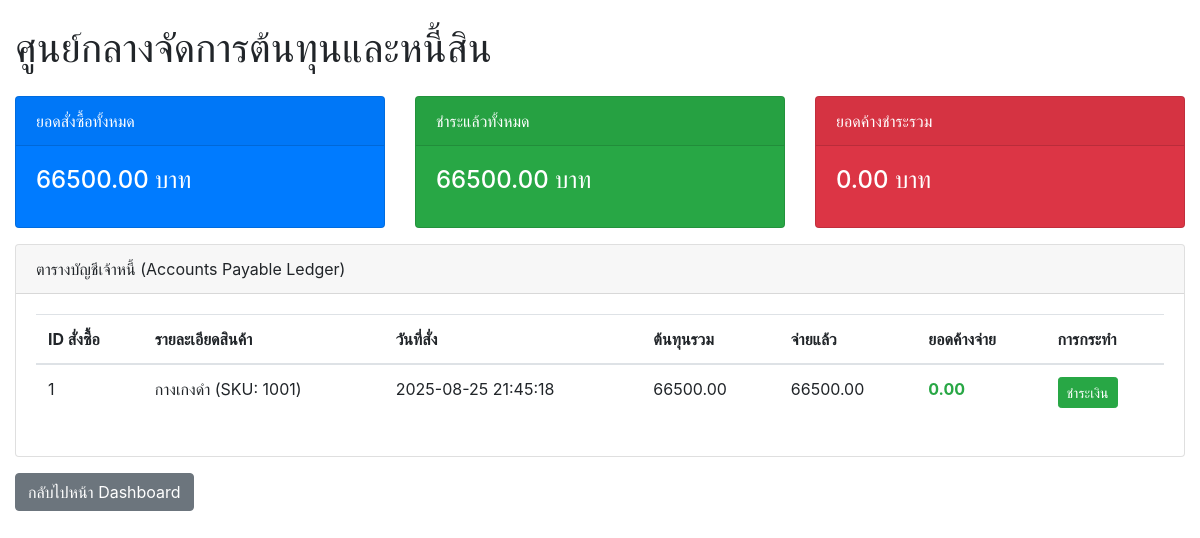
/accounting, run on an earlier commit of the app's database.
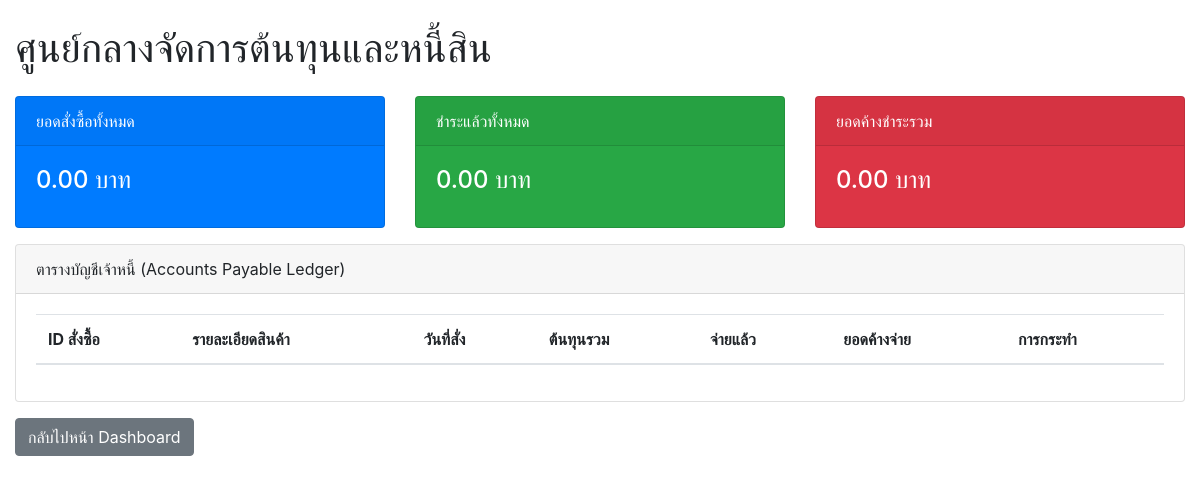
And on a later commit of the database.
### tables this page shows
CREATE TABLE orders (
            order_id INTEGER PRIMARY KEY,
            product_details TEXT NOT NULL,
            factory_sku TEXT NOT NULL,
            quantity INTEGER NOT NULL,
            cost_per_item REAL NOT NULL,
            order_date TEXT NOT NULL,
            updated_at TEXT,
            deleted_at TEXT
        );

### app.py (the view)
@app.route('/accounting')
def accounting_page():
    conn = get_db_connection()
    orders = conn.execute('SELECT * FROM orders WHERE deleted_at IS NULL ORDER BY order_date DESC').fetchall()
    payments = conn.execute('SELECT * FROM payments WHERE deleted_at IS NULL').fetchall()
    payments_map = {}
    for payment in payments:
        order_id = payment['order_id']
        if order_id not in payments_map:
            payments_map[order_id] = 0
        payments_map[order_id] += payment['amount']
    accounting_data = []
    total_order_costs = 0
    total_paid_amount = 0
    for order in orders:
        order_id = order['order_id']
        total_cost = order['quantity'] * order['cost_per_item']
        paid_amount = payments_map.get(order_id, 0)
        outstanding = total_cost - paid_amount
        accounting_data.append({
            'order_id': order_id,
            'product_details': order['product_details'],
            'factory_sku': order['factory_sku'],
            'order_date': order['order_date'],
            'total_cost': total_cost,
            'paid_amount': paid_amount,
            'outstanding': outstanding
        })
        total_order_costs += total_cost
        total_paid_amount += paid_amount
    total_outstanding = total_order_costs - total_paid_amount
    conn.close()
    return render_template('accounting.html',
                           accounting_data=accounting_data,
                           total_order_costs=total_order_costs,
                           total_paid_amount=total_paid_amount,
                           total_outstanding=total_outstanding)

### app.py (called while the page is built)
def get_db_connection():
    conn = sqlite3.connect('inventory.db')
    conn.row_factory = sqlite3.Row
    return conn

### templates/accounting.html (shortened to what this page needs)
<!DOCTYPE html>
<html lang="th">
<head>
    <link rel="stylesheet" href="https://stackpath.bootstrapcdn.com/bootstrap/4.5.2/css/bootstrap.min.css">
</head>
<body>
<div class="container-fluid mt-4">
    <h1 class="mb-4">ศูนย์กลางจัดการต้นทุนและหนี้สิน</h1>
    <div class="row">
        <div class="col-md-4">
            <div class="card text-white bg-primary mb-3">
                <div class="card-header">ยอดสั่งซื้อทั้งหมด</div>
                <div class="card-body">
                    <h4 class="card-title">{{ "%.2f"|format(total_order_costs) }} บาท</h4>
                </div>
            </div>
        </div>
        <div class="col-md-4">
            <div class="card text-white bg-success mb-3">
                <div class="card-header">ชำระแล้วทั้งหมด</div>
                <div class="card-body">
                    <h4 class="card-title">{{ "%.2f"|format(total_paid_amount) }} บาท</h4>
                </div>
            </div>
        </div>
        <div class="col-md-4">
            <div class="card text-white bg-danger mb-3">
                <div class="card-header">ยอดค้างชำระรวม</div>
                <div class="card-body">
                    <h4 class="card-title">{{ "%.2f"|format(total_outstanding) }} บาท</h4>
                </div>
            </div>
        </div>
    </div>
    <div class="card">
        <div class="card-header">
            ตารางบัญชีเจ้าหนี้ (Accounts Payable Ledger)
        </div>
        <div class="card-body">
            <table class="table table-hover">
                <thead>
                    <tr>
                        <th>ID สั่งซื้อ</th>
                        <th>รายละเอียดสินค้า</th>
                        <th>วันที่สั่ง</th>
                        <th>ต้นทุนรวม</th>
                        <th>จ่ายแล้ว</th>
                        <th>ยอดค้างจ่าย</th>
                        <th>การกระทำ</th>
                    </tr>
                </thead>
                <tbody>
                    {% for item in accounting_data %}
                    <tr>
                        <td>{{ item.order_id }}</td>
                        <td>{{ item.product_details }} (SKU: {{ item.factory_sku }})</td>
                        <td>{{ item.order_date }}</td>
                        <td>{{ "%.2f"|format(item.total_cost) }}</td>
                        <td>{{ "%.2f"|format(item.paid_amount) }}</td>
                        <td class="font-weight-bold {% if item.outstanding > 0 %}text-danger{% else %}text-success{% endif %}">
                            {{ "%.2f"|format(item.outstanding) }}
                        </td>
                        <td>
                            <button class="btn btn-success btn-sm" data-toggle="modal" data-target="#paymentModal" data-order-id="{{ item.order_id }}" data-product-details="{{ item.product_details }}">
                                ชำระเงิน
                            </button>
                        </td>
                    </tr>
                    {% endfor %}
                </tbody>
            </table>
        </div>
    </div>
    <a href="/" class="btn btn-secondary mt-3">กลับไปหน้า Dashboard</a>
</div>
</body>
</html>

What changed in the data, as far as the page shows it:
removed orders: order_id "1", product_details "กางเกงดำ", factory_sku "1001", order_date "2025-08-25 21:45:18", total_cost "66500.00", paid_amount "66500.00", outstanding "0.00"
Also different on the page:
{{ "%.2f"|format(total_order_costs) }}: "66500.00" → "0.00"
{{ "%.2f"|format(total_paid_amount) }}: "66500.00" → "0.00"
